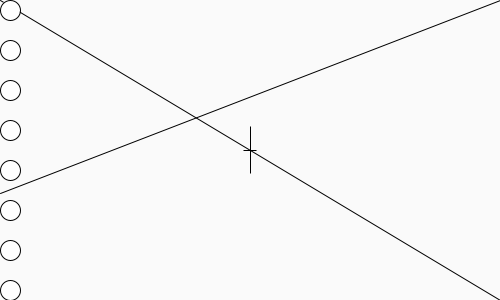
Frame 1 (no input)
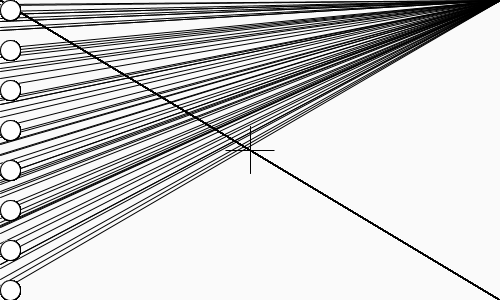
Frame 60 (the mouse pressed at the canvas centre just before this capture)
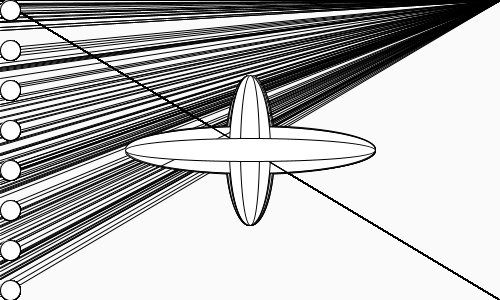
Frame 120 (the mouse held since frame 60 and released just before this capture)

The Processing sketch that drew these frames (run headless with seeded random() and noise(); from frame 60 on, the mouse is pressed at the canvas centre):

// Processing sketch: processing_80590
// ── processing_80590.pde

void setup()
{
  size(500,300);
  background(250);
  smooth();
  println();
  
 }
 //je crée une fonction draw pour faire bouger 2 cercles au centre du sketch
void draw ()
{
    line(random(0),0,500,300);
  line(500,random(0),0,random(300));
  ellipse(250,150,random(50),mouseY);
  ellipse(250,150,mouseX,random(50));

 
 //je crée une variable 
int PositionX;
PositionX = 10;
int PositionY;
PositionY = 10;

  //ellipses sur le bord
  ellipse(PositionX,PositionY,20,20);
  ellipse(PositionX,PositionY+40,20,20);
  ellipse(PositionX,PositionY+80,20,20);
  ellipse(PositionX,PositionY+120,20,20);
  ellipse(PositionX,PositionY+160,20,20);
  ellipse(PositionX,PositionY+200,20,20);
  ellipse(PositionX,PositionY+240,20,20);
  ellipse(PositionX,PositionY+280,20,20);

 
}
